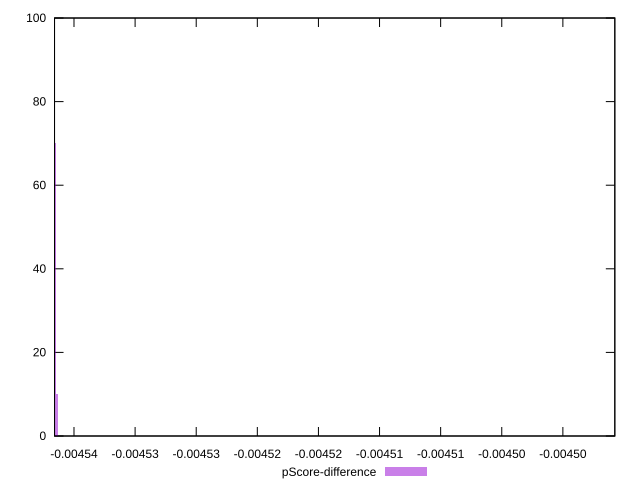

Recreate this plot in gnuplot.
reset

$pScoreDifference <<EOF
-0.004490696560097509 1
-0.004536510380235928 70
-0.004536392606919377 10
-0.004536628153552479 19
EOF

set key outside below
set boxwidth 1.1777331655120662e-7
set xrange [-0.004536592086018421:-0.00449074978189129]
set yrange [0:100]
set trange [0:100]
set style fill transparent solid 0.5 noborder
set terminal svg size 640, 490 enhanced background rgb 'white'
set output "report_00019_2021-02-10T18-14-37.922Z//uses-long-cache-ttl/samples/pages+cached+noadtech/pScore-difference/histogram.svg"

plot $pScoreDifference title "pScore-difference" with boxes

reset
